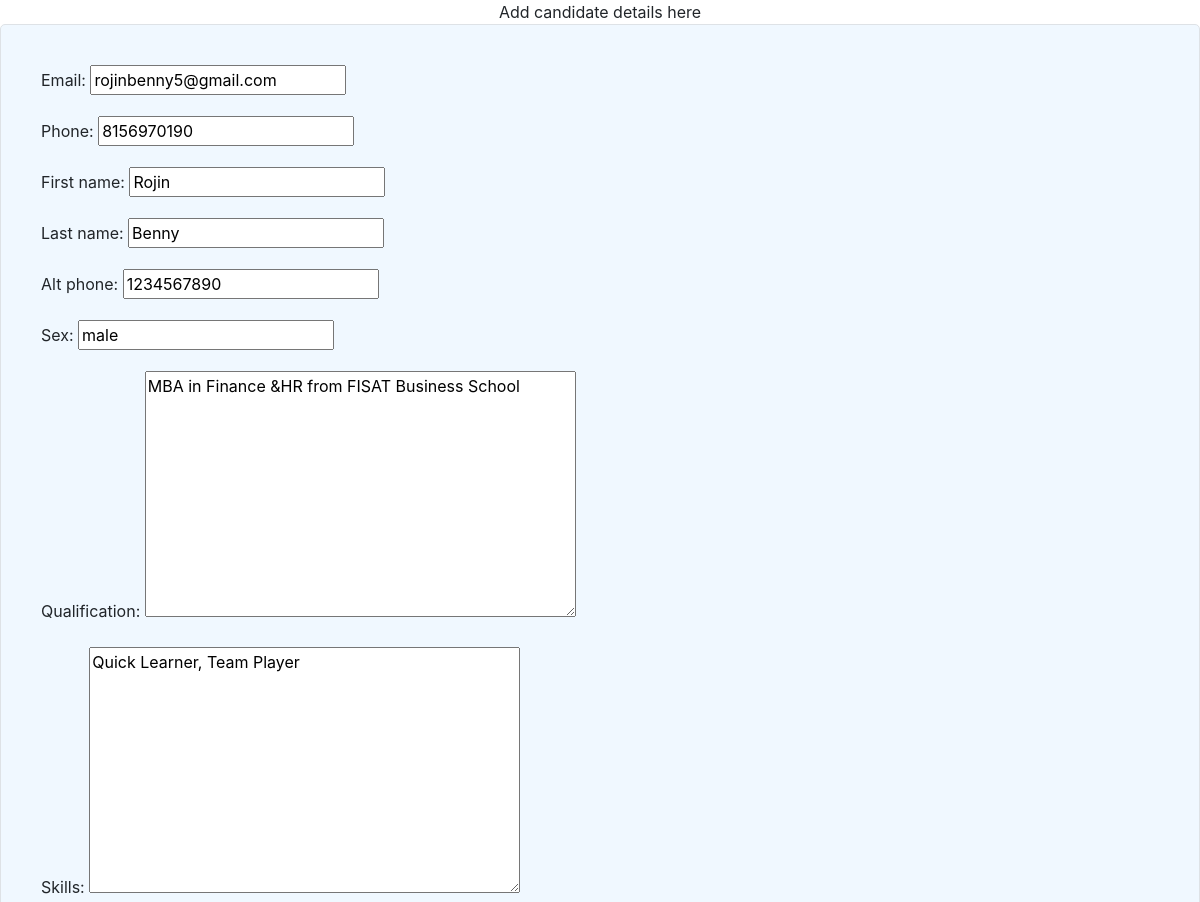
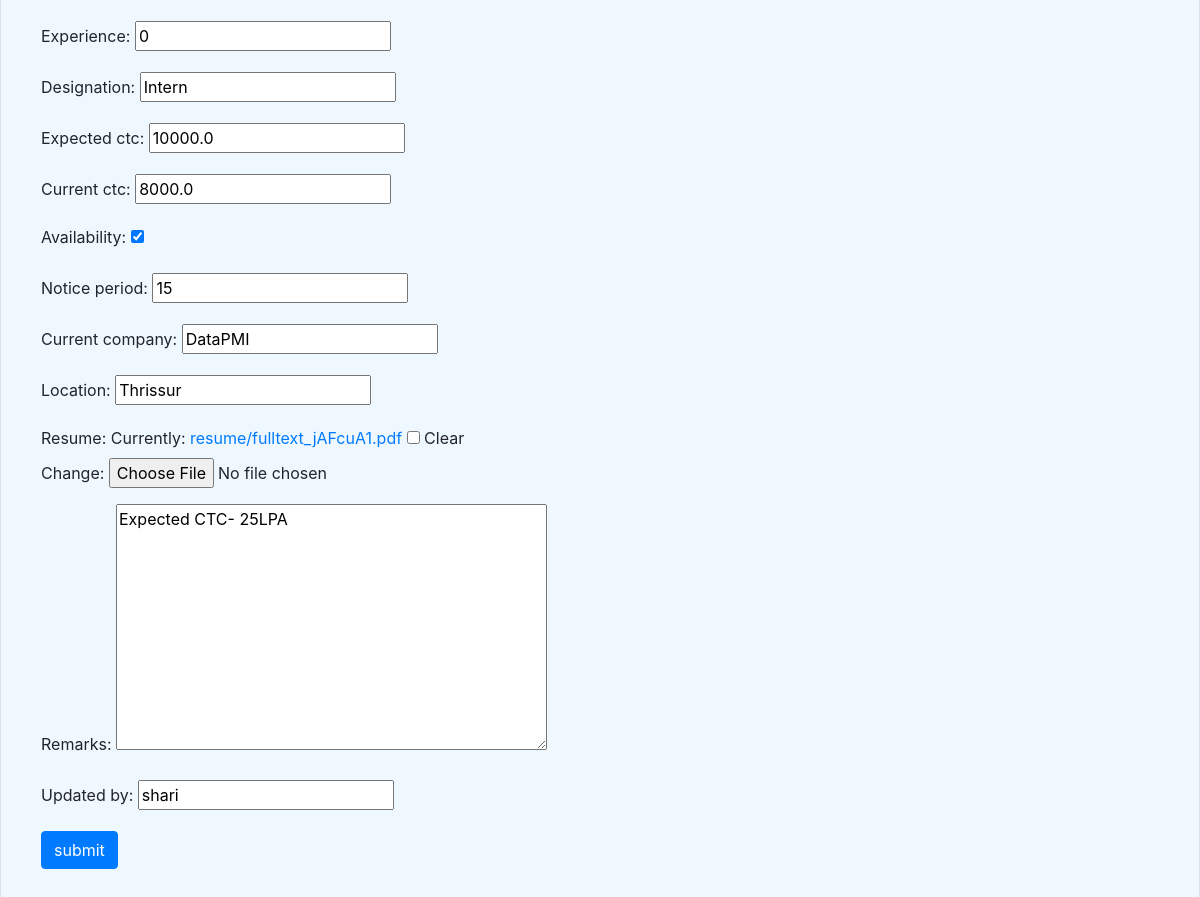
Page /update/19/ on the committed database (2 pictures, top to bottom).
### candidate_app/models.py (models this page shows, shortened)
class Candidate(models.Model):
    user = models.ForeignKey(User, on_delete=models.CASCADE,blank=True,null=True)
    email = models.EmailField(unique=True)
    phone = models.CharField(max_length=15)
    first_name = models.CharField(max_length=150, null=False)
    last_name = models.CharField(max_length=150)
    alt_phone = models.CharField(max_length=15)
    sex = models.CharField(max_length=50)
    qualification = models.TextField()
    skills = models.TextField()
    experience = models.IntegerField()
    designation = models.CharField(max_length=50)
    expected_ctc = models.FloatField()
    current_ctc = models.FloatField()
    availability = models.BooleanField(default=True)
    notice_period = models.IntegerField()
    current_company = models.CharField(max_length=100)
    location = models.CharField(max_length=50)
    resume = models.FileField(upload_to='resume/',max_length=200,blank=True,null=True)
    remarks = models.TextField()
    updated_by = models.CharField(max_length=50)
    updated_on = models.DateTimeField(auto_now_add=True)
    class Meta:
        ordering = ["-updated_on"]

### candidate_app/views.py (the view)
# urls.py: path('update/<int:pk>/',Updatecandidate.as_view(),name='update') ,  ## update a candidate
class Updatecandidate(UpdateView):
    model = Candidate
    success_url= reverse_lazy('list')
    template_name = 'add_candidate.html'
    fields = ['email','phone','first_name','last_name','alt_phone','sex','qualification','skills','experience','designation','expected_ctc','current_ctc','availability','notice_period','current_company','location','resume','remarks','updated_by']

### templates/add_candidate.html (shortened to what this page needs)
<!DOCTYPE html>
<html lang="en">
<head>
    <link rel="stylesheet" href="https://cdn.jsdelivr.net/npm/bootstrap@4.4.1/dist/css/bootstrap.min.css">
</head>
<body>
    <center>Add candidate details here</center>
   <div class="border">
    <form method="post" action="" enctype="multipart/form-data">
      {{form.as_p}}
      <input class="btn btn-primary" type="submit" value="submit">
    <br><br>
    </form>
  </div>
</body>
</html>

### templates/add_candidate.html (style rules this page uses)
.border { border: 1px solid green; padding: 40px; border-radius: 5px; background-color:aliceblue; }

### rows in the picture
Candidate: email "rojinbenny5@gmail.com", phone "8156970190", first_name "Rojin", last_name "Benny", alt_phone "1234567890", sex "male", qualification "MBA in Finance &HR from FISAT Business School", skills "Quick Learner, Team Player", experience "0", designation "Intern", expected_ctc "10000.0", current_ctc "8000.0", availability "☑", notice_period "15", current_company "DataPMI", location "Thrissur", remarks "Expected CTC- 25LPA", updated_by "shari"
